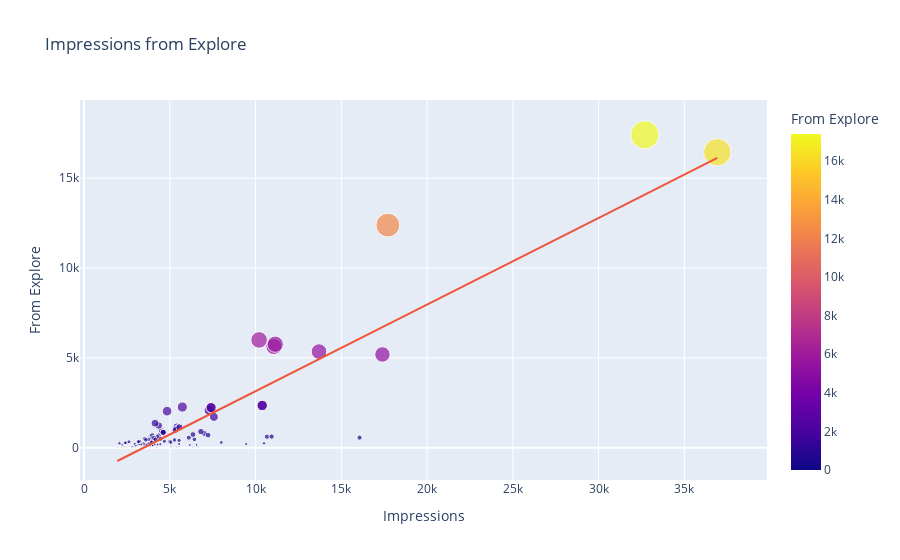

This figure's notebook cell:
### Code cell
px.scatter(df, x='Impressions', y='From Explore', size = 'From Explore', color= 'From Explore', title='Impressions from Explore', trendline="ols")
